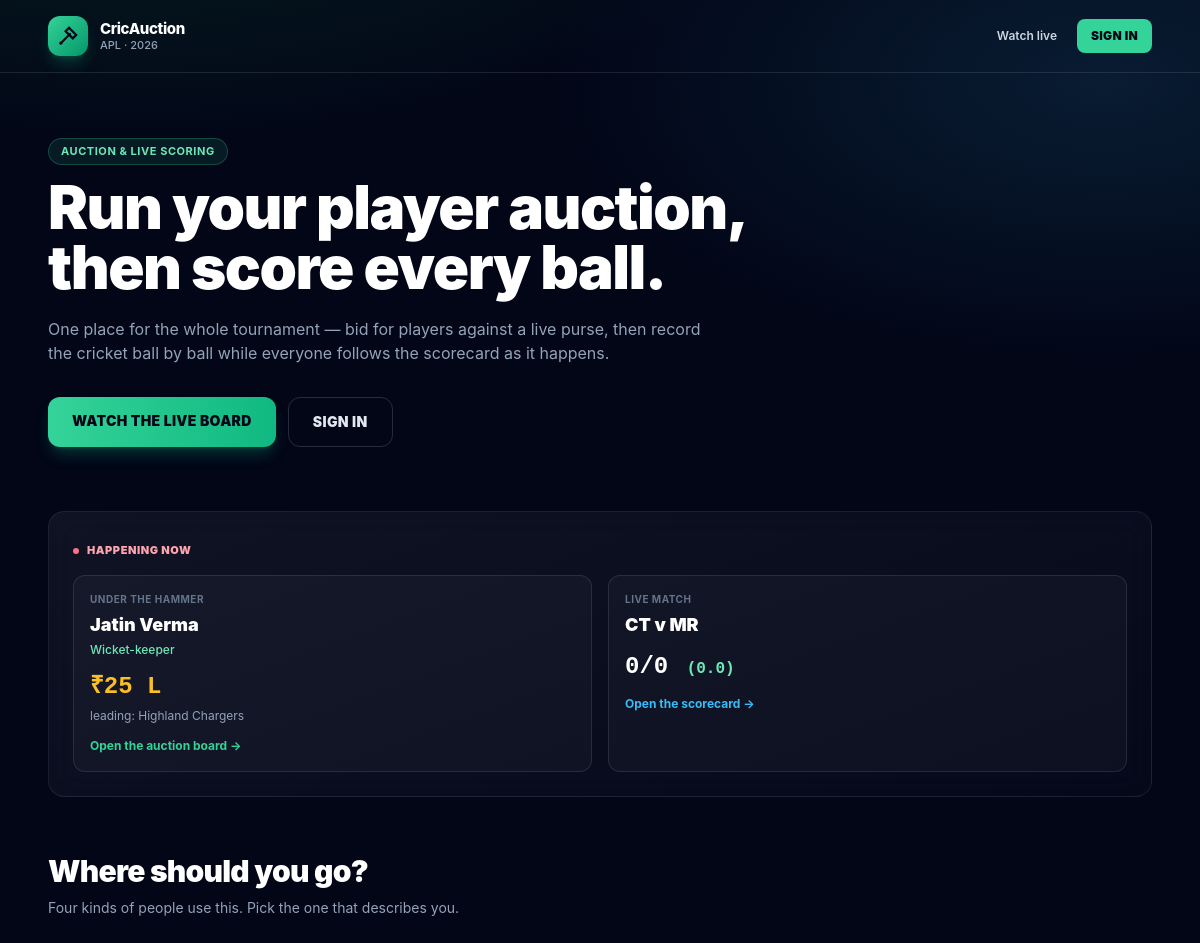
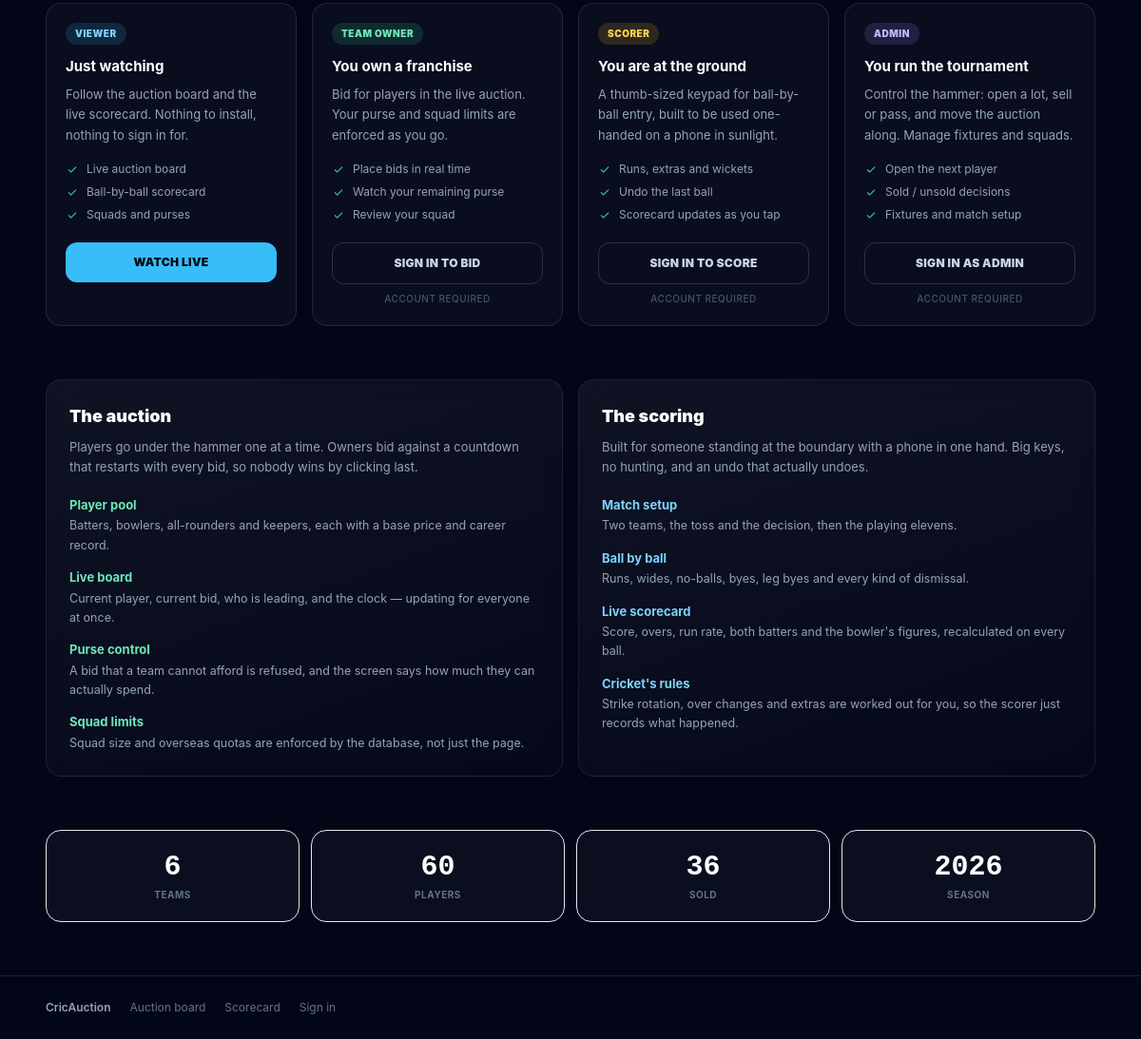
The page / on the database its author committed (2 pictures, top to bottom).
### tables this page shows
CREATE TABLE `tournaments` (
    `id`                 INT UNSIGNED    NOT NULL AUTO_INCREMENT,
    `name`               VARCHAR(120)    NOT NULL,
    `season_year`        SMALLINT UNSIGNED NOT NULL,
    `logo_url`           VARCHAR(255)        NULL,

     
     
    `secret_code`        VARCHAR(16)         NULL,

     
     
    `start_date`         DATE                NULL,
    `auction_date`       DATE                NULL,    
    `end_date`           DATE                NULL,
     
     
    `team_name_change_deadline` DATE          NULL,
    `registration_open`  TINYINT(1)      NOT NULL DEFAULT 1,

     
    `purse_per_team`     DECIMAL(14,2)   NOT NULL DEFAULT 10000000.00,
    `min_squad_size`     TINYINT UNSIGNED NOT NULL DEFAULT 11,
    `max_squad_size`     TINYINT UNSIGNED NOT NULL DEFAULT 15,
    `max_overseas`       TINYINT UNSIGNED NOT NULL DEFAULT 4,
    `bid_increment`      DECIMAL(14,2)   NOT NULL DEFAULT 500000.00,
    `bid_timer_seconds`  SMALLINT UNSIGNED NOT NULL DEFAULT 30,

     
    `overs_per_innings`  TINYINT UNSIGNED NOT NULL DEFAULT 20,
    `balls_per_over`     TINYINT UNSIGNED NOT NULL DEFAULT 6,

    `status`             ENUM('draft','auction','ongoing','completed') NOT NULL DEFAULT 'draft',
    `created_at`         TIMESTAMP       NOT NULL DEFAULT CURRENT_TIMESTAMP,
    `updated_at`         TIMESTAMP       NOT NULL DEFAULT CURRENT_TIMESTAMP ON UPDATE CURRENT_TIMESTAMP,

    PRIMARY KEY (`id`),
    UNIQUE KEY `uq_tournament_name_season` (`name`, `season_year`),
    UNIQUE KEY `uq_tournament_secret` (`secret_code`),
    KEY `idx_tournament_status` (`status`),

    CONSTRAINT `chk_tournament_squad`   CHECK (`max_squad_size` >= `min_squad_size`),
    CONSTRAINT `chk_tournament_purse`   CHECK (`purse_per_team` > 0),
    CONSTRAINT `chk_tournament_overs`   CHECK (`overs_per_innings` BETWEEN 1 AND 50)
);

CREATE TABLE `innings` (
    `id`               BIGINT UNSIGNED NOT NULL AUTO_INCREMENT,
    `match_id`         INT UNSIGNED NOT NULL,
    `innings_number`   TINYINT UNSIGNED NOT NULL,       
    `batting_team_id`  INT UNSIGNED NOT NULL,
    `bowling_team_id`  INT UNSIGNED NOT NULL,

    `total_runs`       SMALLINT UNSIGNED NOT NULL DEFAULT 0,
    `total_wickets`    TINYINT UNSIGNED  NOT NULL DEFAULT 0,
    `legal_balls`      SMALLINT UNSIGNED NOT NULL DEFAULT 0,    
    `extras_wide`      SMALLINT UNSIGNED NOT NULL DEFAULT 0,
    `extras_no_ball`   SMALLINT UNSIGNED NOT NULL DEFAULT 0,
    `extras_bye`       SMALLINT UNSIGNED NOT NULL DEFAULT 0,
    `extras_leg_bye`   SMALLINT UNSIGNED NOT NULL DEFAULT 0,
    `extras_penalty`   SMALLINT UNSIGNED NOT NULL DEFAULT 0,

    `target`           SMALLINT UNSIGNED NULL,           
    `is_completed`     TINYINT(1) NOT NULL DEFAULT 0,
    `started_at`       DATETIME NULL,
    `ended_at`         DATETIME NULL,

    PRIMARY KEY (`id`),
    UNIQUE KEY `uq_innings` (`match_id`, `innings_number`),
    KEY `idx_innings_batting` (`batting_team_id`),

    CONSTRAINT `fk_innings_match`
        FOREIGN KEY (`match_id`) REFERENCES `matches` (`id`)
        ON DELETE CASCADE ON UPDATE CASCADE,
    CONSTRAINT `fk_innings_batting_team`
        FOREIGN KEY (`batting_team_id`) REFERENCES `teams` (`id`),
    CONSTRAINT `fk_innings_bowling_team`
        FOREIGN KEY (`bowling_team_id`) REFERENCES `teams` (`id`),

    CONSTRAINT `chk_innings_teams`   CHECK (`batting_team_id` <> `bowling_team_id`),
    CONSTRAINT `chk_innings_wickets` CHECK (`total_wickets` <= 10)
);

CREATE TABLE `teams` (
    `id`             INT UNSIGNED  NOT NULL AUTO_INCREMENT,
    `tournament_id`  INT UNSIGNED  NOT NULL,
    `name`           VARCHAR(100)  NOT NULL,
    `short_name`     VARCHAR(6)    NOT NULL,            
    `logo_url`       VARCHAR(255)      NULL,
    `primary_color`  CHAR(7)       NOT NULL DEFAULT '#22c55e',   
    `home_venue`     VARCHAR(120)      NULL,

    `purse_total`    DECIMAL(14,2) NOT NULL DEFAULT 10000000.00,
    `purse_spent`    DECIMAL(14,2) NOT NULL DEFAULT 0.00,
    `purse_remaining` DECIMAL(14,2) AS (`purse_total` - `purse_spent`) STORED,
    `players_bought` SMALLINT UNSIGNED NOT NULL DEFAULT 0,
    `overseas_bought` TINYINT UNSIGNED NOT NULL DEFAULT 0,

    `created_at`     TIMESTAMP     NOT NULL DEFAULT CURRENT_TIMESTAMP,
    `updated_at`     TIMESTAMP     NOT NULL DEFAULT CURRENT_TIMESTAMP ON UPDATE CURRENT_TIMESTAMP,

    PRIMARY KEY (`id`),
    UNIQUE KEY `uq_team_name`  (`tournament_id`, `name`),
    UNIQUE KEY `uq_team_short` (`tournament_id`, `short_name`),
    KEY `idx_team_purse` (`tournament_id`, `purse_remaining`),

    CONSTRAINT `fk_teams_tournament`
        FOREIGN KEY (`tournament_id`) REFERENCES `tournaments` (`id`)
        ON DELETE CASCADE ON UPDATE CASCADE,

    CONSTRAINT `chk_team_spent`  CHECK (`purse_spent` >= 0 AND `purse_spent` <= `purse_total`),
    CONSTRAINT `chk_team_colour` CHECK (`primary_color` REGEXP '^#[0-9A-Fa-f]{6}$')
);

### public/index.php (the view, shortened to what the rows shown need)
<?php
require_once dirname(__DIR__) . '/config/config.php';
$tournament = null;
$liveLot    = null;
$liveMatch  = null;
try {
    if (Database::isAvailable()) {
        $tournament = Database::one(
            'SELECT id, name, season_year, status FROM tournaments ORDER BY id LIMIT 1'
        );
        if ($tournament !== null) {
            $tid = (int) $tournament['id'];
            $liveLot = Database::one(
                'SELECT full_name, role, current_bid, base_price, bidder_team_name
                   FROM v_live_auction WHERE tournament_id = :t LIMIT 1',
                [':t' => $tid]
            );
            $liveMatch = Database::one(
                'SELECT i.total_runs, i.total_wickets, i.legal_balls,
                        bat.short_name AS batting, bwl.short_name AS bowling,
                        t.balls_per_over
                   FROM innings i
                   JOIN matches m     ON m.id = i.match_id
                   JOIN tournaments t ON t.id = m.tournament_id
                   JOIN teams bat     ON bat.id = i.batting_team_id
                   JOIN teams bwl     ON bwl.id = i.bowling_team_id
                  WHERE m.status = :live AND i.is_completed = 0
               ORDER BY i.id DESC LIMIT 1',
                [':live' => 'live']
            );
        }
    }
} catch (Throwable $e) {
    error_log('[landing] snapshot unavailable: ' . $e->getMessage());
}
?>
<!DOCTYPE html>
<html lang="en" class="dark">
<head>
    <link rel="stylesheet" href="assets/css/app.css">
</head>
<body class="bg-arena min-h-screen font-sans text-slate-200 antialiased">
<header class="border-b border-white/10">
    <div class="mx-auto flex max-w-6xl items-center gap-3 px-4 py-4 sm:px-6">
        <div class="min-w-0 leading-tight">
            <p class="text-[15px] font-extrabold tracking-tight text-white"><?= e(APP_NAME) ?></p>
            <?php if ($tournament !== null): ?>
                <p class="truncate text-[11px] font-medium text-slate-400">
                    <?= e((string) $tournament['name']) ?> · <?= e((string) $tournament['season_year']) ?>
                </p>
            <?php endif; ?>
        </div>
    </div>
</header>
<main class="mx-auto max-w-6xl px-4 sm:px-6">
    <section class="py-12 sm:py-16">
        <h1 class="max-w-3xl text-4xl font-black leading-[1.05] tracking-tight text-white sm:text-5xl lg:text-6xl">
            Run your player auction,<br class="hidden sm:block">
            then score every ball.
        </h1>
    </section>
    <?php if ($liveLot !== null || $liveMatch !== null): ?>
        <section class="panel mb-14 rounded-2xl p-5 sm:p-6">
            <div class="grid gap-4 sm:grid-cols-2">
                <?php if ($liveMatch !== null): ?>
                    <?php
                    $bpo   = max(1, (int) $liveMatch['balls_per_over']);
                    $balls = (int) $liveMatch['legal_balls'];
                    ?>
                    <a href="score.php" class="group rounded-xl border border-white/10 bg-white/[0.03] p-4 transition hover:border-sky-400/40">
                        <p class="text-[10px] font-bold uppercase tracking-wider text-slate-500">Live match</p>
                        <p class="mt-1 text-lg font-black text-white">
                            <?= e((string) $liveMatch['batting']) ?> v <?= e((string) $liveMatch['bowling']) ?>
                        </p>
                        <p class="mt-3 font-mono text-2xl font-black text-white">
                            <?= e((string) $liveMatch['total_runs']) ?>/<?= e((string) $liveMatch['total_wickets']) ?>
                            <span class="ml-1 text-base font-bold text-emerald-300">
                                (<?= e((string) intdiv($balls, $bpo)) ?>.<?= e((string) ($balls % $bpo)) ?>)
                            </span>
                        </p>
                        <p class="mt-3 text-[12px] font-bold text-sky-400 group-hover:underline">Open the scorecard →</p>
                    </a>
                <?php endif; ?>
            </div>
        </section>
    <?php endif; ?>
    <section class="mb-14">
        <h2 class="text-2xl font-black tracking-tight text-white sm:text-3xl">Where should you go?</h2>
    </section>
</main>
</body>
</html>

### rows shown on the page
tournaments: name "APL", season_year "2026"
innings: batting_team.short_name "CT", bowling_team.short_name "MR", total_runs "0", total_wickets "0", legal_balls "0", $balls%$bpo "0"

### other values the page prints
APP_NAME "CricAuction"
$liveLot['full_name'] "Jatin Verma"
$roleLabels[$liveLot['role']] "Wicket-keeper"
money($liveLot['current_bid'] ?? $liveLot['base_price']) "₹25 L"
$liveLot['bidder_team_name'] "Highland Chargers"
$r['name'] "VIEWER"
$r['lead'] "Just watching"
$r['blurb'] "Follow the auction board and the live scorecard. Nothing to install, nothing to sign in for."
$item "Live auction board"
$item "Ball-by-ball scorecard"
$item "Squads and purses"
$isMine ? 'Open my screen' : ($canOpen ? $r['cta'] : $r['cta']) "WATCH LIVE"
$r['name'] "TEAM OWNER"
$r['lead'] "You own a franchise"
$r['blurb'] "Bid for players in the live auction. Your purse and squad limits are enforced as you go."
